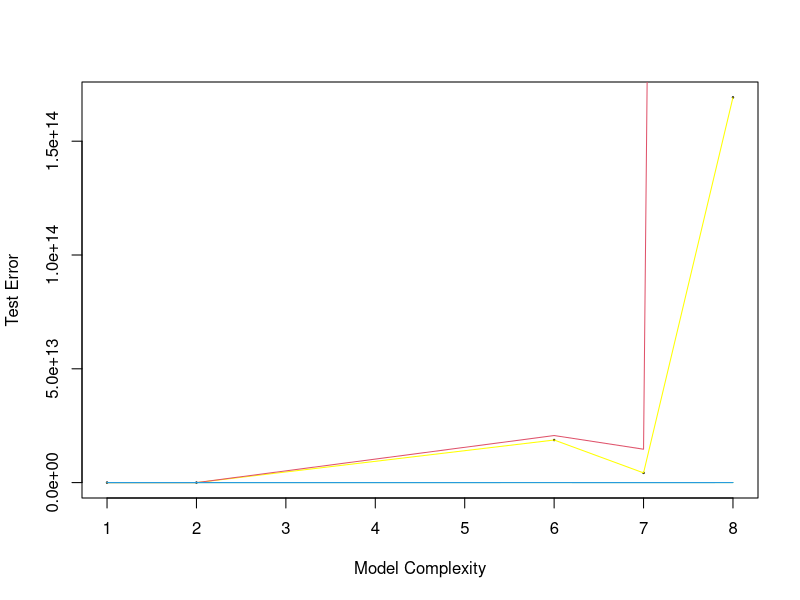

This chart was generated by the following R code:
#Diff sample size

library(ggplot2)
data('diamonds')
df=diamonds

samplesize=list(20,45,82)
testerror=list()

complexity=list(1,2,6,7,8)



set.seed(10)
rand2 = sample(1:nrow(df),20)
#rand2 = sample(1:nrow(df),100)
train = df[rand2,]
set.seed(5)
rand3 = sample(1:nrow(df),20)
#rand3 = sample(1:nrow(df),100)
test = df[rand3,]

test_err=data.frame(matrix(ncol = 2,nrow = 0))

m1 <- lm(price ~ carat, train)
pred = predict(m1, newdata=test)
x=sum((pred-test$carat)^2)
test_err <- rbind(test_err, c(1, x))


m2 <- lm(price ~ carat + I(carat^2), train)
pred = predict(m2, newdata=test)
x=sum((pred-test$carat)^2)
test_err <- rbind(test_err, c(2, x))

m6 <- lm(price ~ carat + I(carat^2) + I(carat^3) + I(carat^4) + I(carat^5)+ I(carat^5) + I(carat^6), train)
pred = predict(m6, newdata=test)
x=sum((pred-test$carat)^2)
test_err <- rbind(test_err, c(6, x))


m7 <- lm(price ~ carat + I(carat^2) + I(carat^3) + I(carat^4) + I(carat^5)+ I(carat^5) + I(carat^6) 
         + I(carat^6) + I(carat^7), train)
pred = predict(m7, newdata=test)
x=sum((pred-test$carat)^2)
test_err <- rbind(test_err, c(7, x))


m8 <- lm(price ~ carat + I(carat^2) + I(carat^3) + I(carat^4) +
           I(carat^5) + I(carat^6) + I(carat^7) +
           I(carat^8), train)
pred = predict(m8, newdata=test)
x=sum((pred-test$carat)^2)
test_err <- rbind(test_err, c(8, x))


colnames(test_err) <- c('Model Complexity','Test_Error')


plot(test_err$`Model Complexity`,test_err$Test_Error, pch=19, cex=0.2,ylab = 'Test Error',xlab = 'Model Complexity')
lines(test_err$`Model Complexity`,test_err$Test_Error, col='yellow', type='l',pch=20) 


c=2
for (i in samplesize){
  
  test_err=data.frame(matrix(ncol = 2,nrow = 0))
  set.seed(i)
  rand2 = sample(1:nrow(df),20)
  #rand2 = sample(1:nrow(df),100)
  train = df[rand2,]
  set.seed(5)
  rand3 = sample(1:nrow(df),20)
  #rand3 = sample(1:nrow(df),100)
  test = df[rand3,]
  #View(test)
  
  
  m1 <- lm(price ~ carat, train)
  pred = predict(m1, newdata=test)
  x=sum((pred-test$carat)^2)
  test_err <- rbind(test_err, c(1, x))
  
  
  m2 <- lm(price ~ carat + I(carat^2), train)
  pred = predict(m2, newdata=test)
  x=sum((pred-test$carat)^2)
  test_err <- rbind(test_err, c(2, x))

  m6 <- lm(price ~ carat + I(carat^2) + I(carat^3) + I(carat^4) + I(carat^5)+ I(carat^5) + I(carat^6), train)
  pred = predict(m6, newdata=test)
  x=sum((pred-test$carat)^2)
  test_err <- rbind(test_err, c(6, x))
  
  
  m7 <- lm(price ~ carat + I(carat^2) + I(carat^3) + I(carat^4) + I(carat^5)+ I(carat^5) + I(carat^6) 
           + I(carat^6) + I(carat^7), train)
  pred = predict(m7, newdata=test)
  x=sum((pred-test$carat)^2)
  test_err <- rbind(test_err, c(7, x))
  
  
  m8 <- lm(price ~ carat + I(carat^2) + I(carat^3) + I(carat^4) +
             I(carat^5) + I(carat^6) + I(carat^7) +
             I(carat^8), train)
  pred = predict(m8, newdata=test)
  x=sum((pred-test$carat)^2)
  test_err <- rbind(test_err, c(8, x))
  
  
  colnames(test_err) <- c('Model Complexity','Test_Error')

  lines(test_err$`Model Complexity`,test_err$Test_Error, col=c, type='l',pch=20)
  c<-c+1
}

